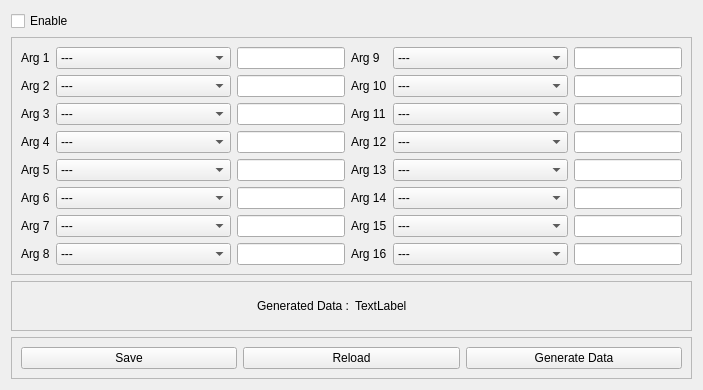
     <widget class="QWidget" name="tab_4">
      <attribute name="title">
       <string>Label 2 Argument</string>
      </attribute>
      <layout class="QVBoxLayout" name="verticalLayout_4">
       <item>
        <widget class="QCheckBox" name="checkBox_3">
         <property name="text">
          <string>Enable</string>
         </property>
        </widget>
       </item>
       <item>
        <widget class="QFrame" name="frame_6">
         <property name="sizePolicy">
          <sizepolicy hsizetype="Preferred" vsizetype="Expanding">
           <horstretch>0</horstretch>
           <verstretch>0</verstretch>
          </sizepolicy>
         </property>
         <property name="frameShape">
          <enum>QFrame::StyledPanel</enum>
         </property>
         <property name="frameShadow">
          <enum>QFrame::Raised</enum>
         </property>
         <layout class="QGridLayout" name="gridLayout_7">
          <item row="8" column="3">
           <widget class="QLabel" name="label_98">
            <property name="text">
             <string>Arg 14</string>
            </property>
           </widget>
          </item>
          <item row="9" column="0">
           <widget class="QLabel" name="label_99">
            <property name="text">
             <string>Arg 7</string>
            </property>
           </widget>
          </item>
          <item row="2" column="3">
           <widget class="QLabel" name="label_100">
            <property name="text">
             <string>Arg 10</string>
            </property>
           </widget>
          </item>
          <item row="3" column="3">
           <widget class="QLabel" name="label_101">
            <property name="text">
             <string>Arg 11</string>
            </property>
           </widget>
          </item>
          <item row="3" column="0">
           <widget class="QLabel" name="label_102">
            <property name="text">
             <string>Arg 3</string>
            </property>
           </widget>
          </item>
          <item row="0" column="0">
           <widget class="QLabel" name="label_103">
            <property name="text">
             <string>Arg 1</string>
            </property>
           </widget>
          </item>
          <item row="7" column="3">
           <widget class="QLabel" name="label_104">
            <property name="text">
             <string>Arg 13</string>
            </property>
           </widget>
          </item>
          <item row="7" column="2">
           <widget class="QLineEdit" name="Label2_arg5_value"/>
          </item>
          <item row="2" column="0">
           <widget class="QLabel" name="label_105">
            <property name="text">
             <string>Arg 2</string>
            </property>
           </widget>
          </item>
          <item row="7" column="0">
           <widget class="QLabel" name="label_106">
            <property name="text">
             <string>Arg 5</string>
            </property>
           </widget>
          </item>
          <item row="3" column="2">
           <widget class="QLineEdit" name="Label2_arg3_value"/>
          </item>
          <item row="5" column="2">
           <widget class="QLineEdit" name="Label2_arg4_value"/>
          </item>
          <item row="10" column="3">
           <widget class="QLabel" name="label_107">
            <property name="text">
             <string>Arg 16</string>
            </property>
           </widget>
          </item>
          <item row="0" column="2">
           <widget class="QLineEdit" name="Label2_arg1_value"/>
          </item>
          <item row="8" column="2">
           <widget class="QLineEdit" name="Label2_arg6_value"/>
          </item>
          <item row="8" column="0">
           <widget class="QLabel" name="label_108">
            <property name="text">
             <string>Arg 6</string>
            </property>
           </widget>
          </item>
          <item row="10" column="2">
           <widget class="QLineEdit" name="Label2_arg8_value"/>
          </item>
          <item row="10" column="0">
           <widget class="QLabel" name="label_109">
            <property name="text">
             <string>Arg 8</string>
            </property>
           </widget>
          </item>
          <item row="5" column="3">
           <widget class="QLabel" name="label_110">
            <property name="text">
             <string>Arg 12</string>
            </property>
           </widget>
          </item>
          <item row="9" column="3">
           <widget class="QLabel" name="label_111">
            <property name="text">
             <string>Arg 15</string>
            </property>
           </widget>
          </item>
          <item row="0" column="3">
           <widget class="QLabel" name="label_112">
            <property name="text">
             <string>Arg 9</string>
            </property>
           </widget>
          </item>
          <item row="5" column="0">
           <widget class="QLabel" name="label_113">
            <property name="text">
             <string>Arg 4</string>
            </property>
           </widget>
          </item>
          <item row="9" column="2">
           <widget class="QLineEdit" name="Label2_arg7_value"/>
          </item>
          <item row="2" column="2">
           <widget class="QLineEdit" name="Label2_arg2_value"/>
          </item>
          <item row="0" column="5">
           <widget class="QLineEdit" name="Label2_arg9_value"/>
          </item>
          <item row="2" column="5">
           <widget class="QLineEdit" name="Label2_arg10_value"/>
          </item>
          <item row="3" column="5">
           <widget class="QLineEdit" name="Label2_arg11_value"/>
          </item>
          <item row="5" column="5">
           <widget class="QLineEdit" name="Label2_arg12_value"/>
          </item>
          <item row="7" column="5">
           <widget class="QLineEdit" name="Label2_arg13_value"/>
          </item>
          <item row="8" column="5">
           <widget class="QLineEdit" name="Label2_arg14_value"/>
          </item>
          <item row="9" column="5">
           <widget class="QLineEdit" name="Label2_arg15_value"/>
          </item>
          <item row="10" column="5">
           <widget class="QLineEdit" name="Label2_arg16_value"/>
          </item>
          <item row="0" column="4">
           <widget class="QComboBox" name="Label2_arg9">
            <item>
             <property name="text">
              <string>---</string>
             </property>
            </item>
            <item>
             <property name="text">
              <string>Date (Enter Date Formate)</string>
             </property>
            </item>
            <item>
             <property name="text">
              <string>Time (Enter Time Formate)</string>
             </property>
            </item>
            <item>
             <property name="text">
              <string>Custom Text</string>
             </property>
            </item>
            <item>
             <property name="text">
              <string>Serial No.</string>
             </property>
            </item>
            <item>
             <property name="text">
              <string>New Item</string>
             </property>
            </item>
           </widget>
          </item>
          <item row="2" column="4">
           <widget class="QComboBox" name="Label2_arg10">
            <item>
             <property name="text">
              <string>---</string>
             </property>
            </item>
            <item>
             <property name="text">
              <string>Date (Enter Date Formate)</string>
             </property>
            </item>
            <item>
             <property name="text">
              <string>Time (Enter Time Formate)</string>
             </property>
            </item>
            <item>
             <property name="text">
              <string>Custom Text</string>
             </property>
            </item>
            <item>
             <property name="text">
              <string>Serial No.</string>
             </property>
            </item>
            <item>
             <property name="text">
              <string>New Item</string>
             </property>
            </item>
           </widget>
          </item>
          <item row="3" column="4">
           <widget class="QComboBox" name="Label2_arg11">
            <item>
             <property name="text">
              <string>---</string>
             </property>
            </item>
            <item>
             <property name="text">
              <string>Date (Enter Date Formate)</string>
             </property>
            </item>
            <item>
             <property name="text">
              <string>Time (Enter Time Formate)</string>
             </property>
            </item>
            <item>
             <property name="text">
              <string>Custom Text</string>
             </property>
            </item>
            <item>
             <property name="text">
              <string>Serial No.</string>
             </property>
            </item>
            <item>
             <property name="text">
              <string>New Item</string>
             </property>
            </item>
           </widget>
          </item>
          <item row="5" column="4">
           <widget class="QComboBox" name="Label2_arg12">
            <item>
             <property name="text">
              <string>---</string>
             </property>
            </item>
            <item>
             <property name="text">
              <string>Date (Enter Date Formate)</string>
             </property>
            </item>
            <item>
             <property name="text">
              <string>Time (Enter Time Formate)</string>
             </property>
            </item>
            <item>
             <property name="text">
              <string>Custom Text</string>
             </property>
            </item>
            <item>
             <property name="text">
              <string>Serial No.</string>
             </property>
            </item>
            <item>
             <property name="text">
              <string>New Item</string>
             </property>
            </item>
           </widget>
          </item>
          <item row="7" column="4">
           <widget class="QComboBox" name="Label2_arg13">
            <item>
             <property name="text">
              <string>---</string>
             </property>
            </item>
            <item>
             <property name="text">
              <string>Date (Enter Date Formate)</string>
             </property>
            </item>
            <item>
             <property name="text">
              <string>Time (Enter Time Formate)</string>
             </property>
            </item>
            <item>
             <property name="text">
              <string>Custom Text</string>
             </property>
            </item>
            <item>
             <property name="text">
              <string>Serial No.</string>
             </property>
            </item>
            <item>
             <property name="text">
              <string>New Item</string>
             </property>
            </item>
           </widget>
          </item>
          <item row="8" column="4">
           <widget class="QComboBox" name="Label2_arg14">
            <item>
             <property name="text">
              <string>---</string>
             </property>
            </item>
            <item>
             <property name="text">
              <string>Date (Enter Date Formate)</string>
             </property>
            </item>
            <item>
             <property name="text">
              <string>Time (Enter Time Formate)</string>
             </property>
            </item>
            <item>
             <property name="text">
              <string>Custom Text</string>
             </property>
            </item>
            <item>
             <property name="text">
              <string>Serial No.</string>
             </property>
            </item>
            <item>
             <property name="text">
              <string>New Item</string>
             </property>
            </item>
           </widget>
          </item>
          <item row="9" column="4">
           <widget class="QComboBox" name="Label2_arg15">
            <item>
             <property name="text">
              <string>---</string>
             </property>
            </item>
            <item>
             <property name="text">
              <string>Date (Enter Date Formate)</string>
             </property>
            </item>
            <item>
             <property name="text">
              <string>Time (Enter Time Formate)</string>
             </property>
            </item>
            <item>
             <property name="text">
              <string>Custom Text</string>
             </property>
            </item>
            <item>
             <property name="text">
              <string>Serial No.</string>
             </property>
            </item>
            <item>
             <property name="text">
              <string>New Item</string>
             </property>
            </item>
           </widget>
          </item>
          <item row="10" column="4">
           <widget class="QComboBox" name="Label2_arg16">
            <item>
             <property name="text">
              <string>---</string>
             </property>
            </item>
            <item>
             <property name="text">
              <string>Date (Enter Date Formate)</string>
             </property>
            </item>
            <item>
             <property name="text">
              <string>Time (Enter Time Formate)</string>
             </property>
            </item>
            <item>
             <property name="text">
              <string>Custom Text</string>
             </property>
            </item>
            <item>
             <property name="text">
              <string>Serial No.</string>
             </property>
            </item>
            <item>
             <property name="text">
              <string>New Item</string>
             </property>
            </item>
           </widget>
          </item>
          <item row="2" column="1">
           <widget class="QComboBox" name="Label2_arg2">
            <item>
             <property name="text">
              <string>---</string>
             </property>
            </item>
            <item>
             <property name="text">
              <string>Date (Enter Date Formate)</string>
             </property>
            </item>
            <item>
             <property name="text">
              <string>Time (Enter Time Formate)</string>
             </property>
            </item>
            <item>
             <property name="text">
              <string>Custom Text</string>
             </property>
            </item>
            <item>
             <property name="text">
              <string>Serial No.</string>
             </property>
            </item>
            <item>
             <property name="text">
              <string>New Item</string>
             </property>
            </item>
           </widget>
          </item>
          <item row="0" column="1">
           <widget class="QComboBox" name="Label2_arg1">
            <item>
             <property name="text">
              <string>---</string>
             </property>
            </item>
            <item>
             <property name="text">
              <string>Date (Enter Date Formate)</string>
             </property>
            </item>
            <item>
             <property name="text">
              <string>Time (Enter Time Formate)</string>
             </property>
            </item>
            <item>
             <property name="text">
              <string>Custom Text</string>
             </property>
            </item>
            <item>
             <property name="text">
              <string>Serial No.</string>
             </property>
            </item>
            <item>
             <property name="text">
              <string>New Item</string>
             </property>
            </item>
           </widget>
          </item>
          <item row="3" column="1">
           <widget class="QComboBox" name="Label2_arg3">
            <item>
             <property name="text">
              <string>---</string>
             </property>
            </item>
            <item>
             <property name="text">
              <string>Date (Enter Date Formate)</string>
             </property>
            </item>
            <item>
             <property name="text">
              <string>Time (Enter Time Formate)</string>
             </property>
            </item>
            <item>
             <property name="text">
              <string>Custom Text</string>
             </property>
            </item>
            <item>
             <property name="text">
              <string>Serial No.</string>
             </property>
            </item>
            <item>
             <property name="text">
              <string>New Item</string>
             </property>
            </item>
           </widget>
          </item>
          <item row="5" column="1">
           <widget class="QComboBox" name="Label2_arg4">
            <item>
             <property name="text">
              <string>---</string>
             </property>
            </item>
            <item>
             <property name="text">
              <string>Date (Enter Date Formate)</string>
             </property>
            </item>
            <item>
             <property name="text">
              <string>Time (Enter Time Formate)</string>
             </property>
            </item>
            <item>
             <property name="text">
              <string>Custom Text</string>
             </property>
            </item>
            <item>
             <property name="text">
              <string>Serial No.</string>
             </property>
            </item>
            <item>
             <property name="text">
              <string>New Item</string>
             </property>
            </item>
           </widget>
          </item>
          <item row="7" column="1">
           <widget class="QComboBox" name="Label2_arg5">
            <item>
             <property name="text">
              <string>---</string>
             </property>
            </item>
            <item>
             <property name="text">
              <string>Date (Enter Date Formate)</string>
             </property>
            </item>
            <item>
             <property name="text">
              <string>Time (Enter Time Formate)</string>
             </property>
            </item>
            <item>
             <property name="text">
              <string>Custom Text</string>
             </property>
            </item>
            <item>
             <property name="text">
              <string>Serial No.</string>
             </property>
            </item>
            <item>
             <property name="text">
              <string>New Item</string>
             </property>
            </item>
           </widget>
          </item>
          <item row="8" column="1">
           <widget class="QComboBox" name="Label2_arg6">
            <item>
             <property name="text">
              <string>---</string>
             </property>
            </item>
            <item>
             <property name="text">
              <string>Date (Enter Date Formate)</string>
             </property>
            </item>
            <item>
             <property name="text">
              <string>Time (Enter Time Formate)</string>
             </property>
            </item>
            <item>
             <property name="text">
              <string>Custom Text</string>
             </property>
            </item>
            <item>
             <property name="text">
              <string>Serial No.</string>
             </property>
            </item>
            <item>
             <property name="text">
              <string>New Item</string>
             </property>
            </item>
           </widget>
          </item>
          <item row="9" column="1">
           <widget class="QComboBox" name="Label2_arg7">
            <item>
             <property name="text">
              <string>---</string>
             </property>
            </item>
            <item>
             <property name="text">
              <string>Date (Enter Date Formate)</string>
             </property>
            </item>
            <item>
             <property name="text">
              <string>Time (Enter Time Formate)</string>
             </property>
            </item>
            <item>
             <property name="text">
              <string>Custom Text</string>
             </property>
            </item>
            <item>
             <property name="text">
              <string>Serial No.</string>
             </property>
            </item>
            <item>
             <property name="text">
              <string>New Item</string>
             </property>
            </item>
           </widget>
          </item>
          <item row="10" column="1">
           <widget class="QComboBox" name="Label2_arg8">
            <item>
             <property name="text">
              <string>---</string>
             </property>
            </item>
            <item>
             <property name="text">
              <string>Date (Enter Date Formate)</string>
             </property>
            </item>
            <item>
             <property name="text">
              <string>Time (Enter Time Formate)</string>
             </property>
            </item>
            <item>
             <property name="text">
              <string>Custom Text</string>
             </property>
            </item>
            <item>
             <property name="text">
              <string>Serial No.</string>
             </property>
            </item>
            <item>
             <property name="text">
              <string>New Item</string>
             </property>
            </item>
           </widget>
          </item>
         </layout>
        </widget>
       </item>
       <item>
        <widget class="QFrame" name="frame_17">
         <property name="minimumSize">
          <size>
           <width>0</width>
           <height>50</height>
          </size>
         </property>
         <property name="frameShape">
          <enum>QFrame::StyledPanel</enum>
         </property>
         <property name="frameShadow">
          <enum>QFrame::Raised</enum>
         </property>
         <layout class="QHBoxLayout" name="horizontalLayout_14">
          <item alignment="Qt::AlignRight">
           <widget class="QLabel" name="label_152">
            <property name="text">
             <string>Generated Data :</string>
            </property>
           </widget>
          </item>
          <item alignment="Qt::AlignLeft">
           <widget class="QLabel" name="label_153">
            <property name="text">
             <string>TextLabel</string>
            </property>
           </widget>
          </item>
         </layout>
        </widget>
       </item>
       <item>
        <widget class="QFrame" name="frame_5">
         <property name="frameShape">
          <enum>QFrame::StyledPanel</enum>
         </property>
         <property name="frameShadow">
          <enum>QFrame::Raised</enum>
         </property>
         <layout class="QHBoxLayout" name="horizontalLayout_7">
          <item>
           <widget class="QPushButton" name="pushButton_19">
            <property name="text">
             <string>Save</string>
            </property>
           </widget>
          </item>
          <item>
           <widget class="QPushButton" name="pushButton_20">
            <property name="text">
             <string>Reload</string>
            </property>
           </widget>
          </item>
          <item>
           <widget class="QPushButton" name="pushButton_21">
            <property name="text">
             <string>Generate Data</string>
            </property>
           </widget>
          </item>
         </layout>
        </widget>
       </item>
      </layout>
     </widget>
